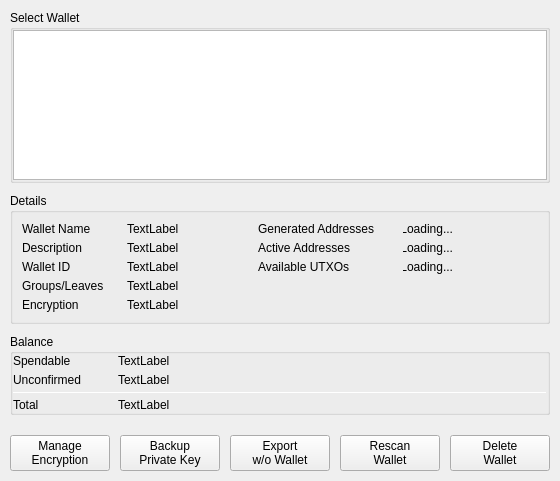
<?xml version="1.0" encoding="UTF-8"?>
<ui version="4.0">
 <class>WalletPropertiesNewDialog</class>
 <widget class="QDialog" name="WalletPropertiesNewDialog">
  <property name="geometry">
   <rect>
    <x>0</x>
    <y>0</y>
    <width>560</width>
    <height>475</height>
   </rect>
  </property>
  <property name="maximumSize">
   <size>
    <width>16777215</width>
    <height>16777215</height>
   </size>
  </property>
  <property name="windowTitle">
   <string>Wallet Properties</string>
  </property>
  <layout class="QVBoxLayout" name="verticalLayout">
   <property name="spacing">
    <number>0</number>
   </property>
   <property name="leftMargin">
    <number>0</number>
   </property>
   <property name="topMargin">
    <number>0</number>
   </property>
   <property name="rightMargin">
    <number>0</number>
   </property>
   <property name="bottomMargin">
    <number>0</number>
   </property>
   <item>
    <widget class="QWidget" name="wallet" native="true">
     <property name="sizePolicy">
      <sizepolicy hsizetype="Preferred" vsizetype="Expanding">
       <horstretch>0</horstretch>
       <verstretch>0</verstretch>
      </sizepolicy>
     </property>
     <layout class="QVBoxLayout" name="verticalLayout_8">
      <property name="spacing">
       <number>5</number>
      </property>
      <property name="leftMargin">
       <number>10</number>
      </property>
      <property name="topMargin">
       <number>10</number>
      </property>
      <property name="rightMargin">
       <number>10</number>
      </property>
      <property name="bottomMargin">
       <number>0</number>
      </property>
      <item>
       <widget class="QGroupBox" name="groupBox">
        <property name="sizePolicy">
         <sizepolicy hsizetype="Preferred" vsizetype="Expanding">
          <horstretch>0</horstretch>
          <verstretch>0</verstretch>
         </sizepolicy>
        </property>
        <property name="title">
         <string>Select Wallet</string>
        </property>
        <property name="wellGroupBoxWithButtonBar" stdset="0">
         <bool>true</bool>
        </property>
        <layout class="QVBoxLayout" name="verticalLayout_7">
         <property name="spacing">
          <number>5</number>
         </property>
         <property name="leftMargin">
          <number>0</number>
         </property>
         <property name="topMargin">
          <number>0</number>
         </property>
         <property name="rightMargin">
          <number>0</number>
         </property>
         <property name="bottomMargin">
          <number>0</number>
         </property>
         <item>
          <widget class="QTreeView" name="treeViewWallets">
           <property name="minimumSize">
            <size>
             <width>0</width>
             <height>150</height>
            </size>
           </property>
           <property name="alternatingRowColors">
            <bool>true</bool>
           </property>
           <property name="rootIsDecorated">
            <bool>true</bool>
           </property>
           <attribute name="headerStretchLastSection">
            <bool>true</bool>
           </attribute>
          </widget>
         </item>
        </layout>
       </widget>
      </item>
     </layout>
    </widget>
   </item>
   <item>
    <widget class="QFrame" name="details">
     <layout class="QVBoxLayout" name="verticalLayout_2" stretch="0">
      <property name="spacing">
       <number>15</number>
      </property>
      <property name="leftMargin">
       <number>10</number>
      </property>
      <property name="topMargin">
       <number>10</number>
      </property>
      <property name="rightMargin">
       <number>10</number>
      </property>
      <property name="bottomMargin">
       <number>10</number>
      </property>
      <item>
       <widget class="QGroupBox" name="groupBoxDetails">
        <property name="maximumSize">
         <size>
          <width>16777215</width>
          <height>16777215</height>
         </size>
        </property>
        <property name="sizeIncrement">
         <size>
          <width>0</width>
          <height>0</height>
         </size>
        </property>
        <property name="title">
         <string>Details</string>
        </property>
        <layout class="QHBoxLayout" name="horizontalLayout">
         <item>
          <widget class="QWidget" name="detailsFormLayout" native="true">
           <property name="sizePolicy">
            <sizepolicy hsizetype="Preferred" vsizetype="Fixed">
             <horstretch>0</horstretch>
             <verstretch>0</verstretch>
            </sizepolicy>
           </property>
           <layout class="QVBoxLayout" name="verticalLayout_5">
            <property name="spacing">
             <number>5</number>
            </property>
            <property name="leftMargin">
             <number>0</number>
            </property>
            <property name="topMargin">
             <number>0</number>
            </property>
            <property name="rightMargin">
             <number>0</number>
            </property>
            <property name="bottomMargin">
             <number>0</number>
            </property>
            <item>
             <widget class="QWidget" name="horizontalWidget_2" native="true">
              <property name="minimumSize">
               <size>
                <width>0</width>
                <height>0</height>
               </size>
              </property>
              <layout class="QHBoxLayout" name="horizontalLayout_3">
               <property name="spacing">
                <number>5</number>
               </property>
               <property name="leftMargin">
                <number>0</number>
               </property>
               <property name="topMargin">
                <number>0</number>
               </property>
               <property name="rightMargin">
                <number>0</number>
               </property>
               <property name="bottomMargin">
                <number>0</number>
               </property>
               <item>
                <widget class="QLabel" name="label_4">
                 <property name="sizePolicy">
                  <sizepolicy hsizetype="Fixed" vsizetype="Preferred">
                   <horstretch>0</horstretch>
                   <verstretch>0</verstretch>
                  </sizepolicy>
                 </property>
                 <property name="minimumSize">
                  <size>
                   <width>100</width>
                   <height>0</height>
                  </size>
                 </property>
                 <property name="text">
                  <string>Wallet Name</string>
                 </property>
                </widget>
               </item>
               <item>
                <widget class="QLabel" name="labelWalletName">
                 <property name="text">
                  <string>TextLabel</string>
                 </property>
                 <property name="whiteLabel" stdset="0">
                  <bool>true</bool>
                 </property>
                </widget>
               </item>
              </layout>
             </widget>
            </item>
            <item>
             <widget class="QWidget" name="horizontalWidget1" native="true">
              <property name="minimumSize">
               <size>
                <width>0</width>
                <height>0</height>
               </size>
              </property>
              <layout class="QHBoxLayout" name="horizontalLayout_4">
               <property name="spacing">
                <number>5</number>
               </property>
               <property name="leftMargin">
                <number>0</number>
               </property>
               <property name="topMargin">
                <number>0</number>
               </property>
               <property name="rightMargin">
                <number>0</number>
               </property>
               <property name="bottomMargin">
                <number>0</number>
               </property>
               <item>
                <widget class="QLabel" name="label_5">
                 <property name="sizePolicy">
                  <sizepolicy hsizetype="Fixed" vsizetype="Preferred">
                   <horstretch>0</horstretch>
                   <verstretch>0</verstretch>
                  </sizepolicy>
                 </property>
                 <property name="minimumSize">
                  <size>
                   <width>100</width>
                   <height>0</height>
                  </size>
                 </property>
                 <property name="text">
                  <string>Description</string>
                 </property>
                </widget>
               </item>
               <item>
                <widget class="QLabel" name="labelDescription">
                 <property name="text">
                  <string>TextLabel</string>
                 </property>
                 <property name="wordWrap">
                  <bool>true</bool>
                 </property>
                 <property name="whiteLabel" stdset="0">
                  <bool>true</bool>
                 </property>
                </widget>
               </item>
              </layout>
             </widget>
            </item>
            <item>
             <widget class="QWidget" name="horizontalWidget2" native="true">
              <property name="minimumSize">
               <size>
                <width>0</width>
                <height>0</height>
               </size>
              </property>
              <layout class="QHBoxLayout" name="horizontalLayout_5">
               <property name="spacing">
                <number>5</number>
               </property>
               <property name="leftMargin">
                <number>0</number>
               </property>
               <property name="topMargin">
                <number>0</number>
               </property>
               <property name="rightMargin">
                <number>0</number>
               </property>
               <property name="bottomMargin">
                <number>0</number>
               </property>
               <item>
                <widget class="QLabel" name="label_6">
                 <property name="sizePolicy">
                  <sizepolicy hsizetype="Fixed" vsizetype="Preferred">
                   <horstretch>0</horstretch>
                   <verstretch>0</verstretch>
                  </sizepolicy>
                 </property>
                 <property name="minimumSize">
                  <size>
                   <width>100</width>
                   <height>0</height>
                  </size>
                 </property>
                 <property name="text">
                  <string>Wallet ID</string>
                 </property>
                </widget>
               </item>
               <item>
                <widget class="QLabel" name="labelWalletId">
                 <property name="text">
                  <string>TextLabel</string>
                 </property>
                 <property name="whiteLabel" stdset="0">
                  <bool>true</bool>
                 </property>
                </widget>
               </item>
              </layout>
             </widget>
            </item>
            <item>
             <widget class="QWidget" name="horizontalWidgetUsedAddresses" native="true">
              <property name="minimumSize">
               <size>
                <width>0</width>
                <height>0</height>
               </size>
              </property>
              <layout class="QHBoxLayout" name="horizontalLayout_8">
               <property name="spacing">
                <number>5</number>
               </property>
               <property name="leftMargin">
                <number>0</number>
               </property>
               <property name="topMargin">
                <number>0</number>
               </property>
               <property name="rightMargin">
                <number>0</number>
               </property>
               <property name="bottomMargin">
                <number>0</number>
               </property>
               <item>
                <widget class="QLabel" name="labelGroups">
                 <property name="sizePolicy">
                  <sizepolicy hsizetype="Fixed" vsizetype="Preferred">
                   <horstretch>0</horstretch>
                   <verstretch>0</verstretch>
                  </sizepolicy>
                 </property>
                 <property name="minimumSize">
                  <size>
                   <width>100</width>
                   <height>0</height>
                  </size>
                 </property>
                 <property name="text">
                  <string>Groups/Leaves</string>
                 </property>
                </widget>
               </item>
               <item>
                <widget class="QLabel" name="labelGroupsUsed">
                 <property name="text">
                  <string>TextLabel</string>
                 </property>
                 <property name="whiteLabel" stdset="0">
                  <bool>true</bool>
                 </property>
                </widget>
               </item>
              </layout>
             </widget>
            </item>
            <item>
             <widget class="QWidget" name="horizontalWidgetEncRank" native="true">
              <property name="minimumSize">
               <size>
                <width>0</width>
                <height>0</height>
               </size>
              </property>
              <layout class="QHBoxLayout" name="horizontalLayout_6">
               <property name="spacing">
                <number>5</number>
               </property>
               <property name="leftMargin">
                <number>0</number>
               </property>
               <property name="topMargin">
                <number>0</number>
               </property>
               <property name="rightMargin">
                <number>0</number>
               </property>
               <property name="bottomMargin">
                <number>0</number>
               </property>
               <item>
                <widget class="QLabel" name="label_7">
                 <property name="sizePolicy">
                  <sizepolicy hsizetype="Fixed" vsizetype="Preferred">
                   <horstretch>0</horstretch>
                   <verstretch>0</verstretch>
                  </sizepolicy>
                 </property>
                 <property name="minimumSize">
                  <size>
                   <width>100</width>
                   <height>0</height>
                  </size>
                 </property>
                 <property name="text">
                  <string>Encryption</string>
                 </property>
                </widget>
               </item>
               <item>
                <widget class="QLabel" name="labelEncRank">
                 <property name="text">
                  <string>TextLabel</string>
                 </property>
                 <property name="whiteLabel" stdset="0">
                  <bool>true</bool>
                 </property>
                </widget>
               </item>
              </layout>
             </widget>
            </item>
           </layout>
          </widget>
         </item>
         <item>
          <widget class="QWidget" name="detailsFormLayout_2" native="true">
           <property name="sizePolicy">
            <sizepolicy hsizetype="Preferred" vsizetype="Fixed">
             <horstretch>0</horstretch>
             <verstretch>0</verstretch>
            </sizepolicy>
           </property>
           <layout class="QVBoxLayout" name="verticalLayout_9">
            <property name="spacing">
             <number>5</number>
            </property>
            <property name="leftMargin">
             <number>0</number>
            </property>
            <property name="topMargin">
             <number>0</number>
            </property>
            <property name="rightMargin">
             <number>0</number>
            </property>
            <property name="bottomMargin">
             <number>0</number>
            </property>
            <item>
             <widget class="QWidget" name="horizontalWidget_3" native="true">
              <property name="minimumSize">
               <size>
                <width>0</width>
                <height>0</height>
               </size>
              </property>
              <layout class="QHBoxLayout" name="horizontalLayout_7">
               <property name="spacing">
                <number>5</number>
               </property>
               <property name="leftMargin">
                <number>0</number>
               </property>
               <property name="topMargin">
                <number>0</number>
               </property>
               <property name="rightMargin">
                <number>0</number>
               </property>
               <property name="bottomMargin">
                <number>0</number>
               </property>
               <item>
                <widget class="QLabel" name="label_8">
                 <property name="sizePolicy">
                  <sizepolicy hsizetype="Fixed" vsizetype="Preferred">
                   <horstretch>0</horstretch>
                   <verstretch>0</verstretch>
                  </sizepolicy>
                 </property>
                 <property name="minimumSize">
                  <size>
                   <width>140</width>
                   <height>0</height>
                  </size>
                 </property>
                 <property name="maximumSize">
                  <size>
                   <width>140</width>
                   <height>16777215</height>
                  </size>
                 </property>
                 <property name="text">
                  <string>Generated Addresses</string>
                 </property>
                </widget>
               </item>
               <item>
                <widget class="QLabel" name="labelAddressesUsed">
                 <property name="maximumSize">
                  <size>
                   <width>50</width>
                   <height>16777215</height>
                  </size>
                 </property>
                 <property name="text">
                  <string>Loading...</string>
                 </property>
                 <property name="alignment">
                  <set>Qt::AlignRight|Qt::AlignTrailing|Qt::AlignVCenter</set>
                 </property>
                 <property name="whiteLabel" stdset="0">
                  <bool>true</bool>
                 </property>
                </widget>
               </item>
               <item>
                <widget class="QLabel" name="label_11">
                 <property name="minimumSize">
                  <size>
                   <width>80</width>
                   <height>0</height>
                  </size>
                 </property>
                 <property name="text">
                  <string/>
                 </property>
                </widget>
               </item>
              </layout>
             </widget>
            </item>
            <item>
             <widget class="QWidget" name="horizontalWidget1_2" native="true">
              <property name="minimumSize">
               <size>
                <width>0</width>
                <height>0</height>
               </size>
              </property>
              <layout class="QHBoxLayout" name="horizontalLayout_12">
               <property name="spacing">
                <number>5</number>
               </property>
               <property name="leftMargin">
                <number>0</number>
               </property>
               <property name="topMargin">
                <number>0</number>
               </property>
               <property name="rightMargin">
                <number>0</number>
               </property>
               <property name="bottomMargin">
                <number>0</number>
               </property>
               <item>
                <widget class="QLabel" name="label_9">
                 <property name="sizePolicy">
                  <sizepolicy hsizetype="Fixed" vsizetype="Preferred">
                   <horstretch>0</horstretch>
                   <verstretch>0</verstretch>
                  </sizepolicy>
                 </property>
                 <property name="minimumSize">
                  <size>
                   <width>140</width>
                   <height>0</height>
                  </size>
                 </property>
                 <property name="maximumSize">
                  <size>
                   <width>140</width>
                   <height>16777215</height>
                  </size>
                 </property>
                 <property name="text">
                  <string>Active Addresses</string>
                 </property>
                </widget>
               </item>
               <item>
                <widget class="QLabel" name="labelAddressesActive">
                 <property name="maximumSize">
                  <size>
                   <width>50</width>
                   <height>16777215</height>
                  </size>
                 </property>
                 <property name="text">
                  <string>Loading...</string>
                 </property>
                 <property name="alignment">
                  <set>Qt::AlignRight|Qt::AlignTrailing|Qt::AlignVCenter</set>
                 </property>
                 <property name="wordWrap">
                  <bool>true</bool>
                 </property>
                 <property name="whiteLabel" stdset="0">
                  <bool>true</bool>
                 </property>
                </widget>
               </item>
               <item>
                <widget class="QLabel" name="label_12">
                 <property name="minimumSize">
                  <size>
                   <width>80</width>
                   <height>0</height>
                  </size>
                 </property>
                 <property name="text">
                  <string/>
                 </property>
                </widget>
               </item>
              </layout>
             </widget>
            </item>
            <item>
             <widget class="QWidget" name="horizontalWidget2_2" native="true">
              <property name="minimumSize">
               <size>
                <width>0</width>
                <height>0</height>
               </size>
              </property>
              <layout class="QHBoxLayout" name="horizontalLayout_13">
               <property name="spacing">
                <number>5</number>
               </property>
               <property name="leftMargin">
                <number>0</number>
               </property>
               <property name="topMargin">
                <number>0</number>
               </property>
               <property name="rightMargin">
                <number>0</number>
               </property>
               <property name="bottomMargin">
                <number>0</number>
               </property>
               <item>
                <widget class="QLabel" name="label_10">
                 <property name="sizePolicy">
                  <sizepolicy hsizetype="Fixed" vsizetype="Preferred">
                   <horstretch>0</horstretch>
                   <verstretch>0</verstretch>
                  </sizepolicy>
                 </property>
                 <property name="minimumSize">
                  <size>
                   <width>140</width>
                   <height>0</height>
                  </size>
                 </property>
                 <property name="maximumSize">
                  <size>
                   <width>140</width>
                   <height>16777215</height>
                  </size>
                 </property>
                 <property name="text">
                  <string>Available UTXOs</string>
                 </property>
                </widget>
               </item>
               <item>
                <widget class="QLabel" name="labelUTXOs">
                 <property name="maximumSize">
                  <size>
                   <width>50</width>
                   <height>16777215</height>
                  </size>
                 </property>
                 <property name="text">
                  <string>Loading...</string>
                 </property>
                 <property name="alignment">
                  <set>Qt::AlignRight|Qt::AlignTrailing|Qt::AlignVCenter</set>
                 </property>
                 <property name="whiteLabel" stdset="0">
                  <bool>true</bool>
                 </property>
                </widget>
               </item>
               <item>
                <widget class="QLabel" name="label_13">
                 <property name="minimumSize">
                  <size>
                   <width>80</width>
                   <height>0</height>
                  </size>
                 </property>
                 <property name="text">
                  <string/>
                 </property>
                </widget>
               </item>
              </layout>
             </widget>
            </item>
            <item>
             <widget class="QLabel" name="label_14">
              <property name="text">
               <string/>
              </property>
             </widget>
            </item>
            <item>
             <widget class="QLabel" name="label_15">
              <property name="text">
               <string/>
              </property>
             </widget>
            </item>
           </layout>
          </widget>
         </item>
        </layout>
       </widget>
      </item>
     </layout>
    </widget>
   </item>
   <item>
    <widget class="QWidget" name="balanceWidget" native="true">
     <property name="minimumSize">
      <size>
       <width>0</width>
       <height>0</height>
      </size>
     </property>
     <property name="darkOverlay" stdset="0">
      <bool>true</bool>
     </property>
     <layout class="QVBoxLayout" name="verticalLayout_6">
      <property name="spacing">
       <number>5</number>
      </property>
      <property name="leftMargin">
       <number>10</number>
      </property>
      <property name="topMargin">
       <number>0</number>
      </property>
      <property name="rightMargin">
       <number>10</number>
      </property>
      <property name="bottomMargin">
       <number>10</number>
      </property>
      <item>
       <widget class="QGroupBox" name="groupBoxBalance">
        <property name="title">
         <string>Balance</string>
        </property>
        <layout class="QVBoxLayout" name="verticalLayout_3">
         <property name="spacing">
          <number>5</number>
         </property>
         <property name="leftMargin">
          <number>0</number>
         </property>
         <property name="topMargin">
          <number>0</number>
         </property>
         <property name="rightMargin">
          <number>0</number>
         </property>
         <property name="bottomMargin">
          <number>0</number>
         </property>
         <item>
          <widget class="QWidget" name="widget" native="true">
           <property name="sizePolicy">
            <sizepolicy hsizetype="Preferred" vsizetype="Fixed">
             <horstretch>0</horstretch>
             <verstretch>0</verstretch>
            </sizepolicy>
           </property>
           <layout class="QVBoxLayout" name="balanceFormLayout">
            <property name="spacing">
             <number>5</number>
            </property>
            <property name="leftMargin">
             <number>0</number>
            </property>
            <property name="topMargin">
             <number>0</number>
            </property>
            <property name="rightMargin">
             <number>0</number>
            </property>
            <property name="bottomMargin">
             <number>0</number>
            </property>
            <item>
             <widget class="QWidget" name="horizontalWidget6" native="true">
              <property name="minimumSize">
               <size>
                <width>0</width>
                <height>0</height>
               </size>
              </property>
              <layout class="QHBoxLayout" name="horizontalLayout_9">
               <property name="spacing">
                <number>5</number>
               </property>
               <property name="leftMargin">
                <number>0</number>
               </property>
               <property name="topMargin">
                <number>0</number>
               </property>
               <property name="rightMargin">
                <number>0</number>
               </property>
               <property name="bottomMargin">
                <number>0</number>
               </property>
               <item>
                <widget class="QLabel" name="label">
                 <property name="minimumSize">
                  <size>
                   <width>100</width>
                   <height>0</height>
                  </size>
                 </property>
                 <property name="maximumSize">
                  <size>
                   <width>100</width>
                   <height>16777215</height>
                  </size>
                 </property>
                 <property name="text">
                  <string>Spendable</string>
                 </property>
                </widget>
               </item>
               <item>
                <widget class="QLabel" name="labelSpendable">
                 <property name="text">
                  <string>TextLabel</string>
                 </property>
                 <property name="whiteLabel" stdset="0">
                  <bool>true</bool>
                 </property>
                </widget>
               </item>
              </layout>
             </widget>
            </item>
            <item>
             <widget class="QWidget" name="horizontalWidget7" native="true">
              <layout class="QHBoxLayout" name="horizontalLayout_10">
               <property name="spacing">
                <number>5</number>
               </property>
               <property name="leftMargin">
                <number>0</number>
               </property>
               <property name="topMargin">
                <number>0</number>
               </property>
               <property name="rightMargin">
                <number>0</number>
               </property>
               <property name="bottomMargin">
                <number>0</number>
               </property>
               <item>
                <widget class="QLabel" name="label_2">
                 <property name="minimumSize">
                  <size>
                   <width>100</width>
                   <height>0</height>
                  </size>
                 </property>
                 <property name="maximumSize">
                  <size>
                   <width>100</width>
                   <height>16777215</height>
                  </size>
                 </property>
                 <property name="text">
                  <string>Unсonfirmed</string>
                 </property>
                </widget>
               </item>
               <item>
                <widget class="QLabel" name="labelUnconfirmed">
                 <property name="text">
                  <string>TextLabel</string>
                 </property>
                 <property name="whiteLabel" stdset="0">
                  <bool>true</bool>
                 </property>
                </widget>
               </item>
              </layout>
             </widget>
            </item>
            <item>
             <widget class="Line" name="line">
              <property name="minimumSize">
               <size>
                <width>0</width>
                <height>1</height>
               </size>
              </property>
              <property name="maximumSize">
               <size>
                <width>16777215</width>
                <height>1</height>
               </size>
              </property>
              <property name="orientation">
               <enum>Qt::Horizontal</enum>
              </property>
              <property name="totalLine" stdset="0">
               <bool>true</bool>
              </property>
             </widget>
            </item>
            <item>
             <widget class="QWidget" name="horizontalWidget" native="true">
              <layout class="QHBoxLayout" name="horizontalLayout_11">
               <property name="spacing">
                <number>5</number>
               </property>
               <property name="leftMargin">
                <number>0</number>
               </property>
               <property name="topMargin">
                <number>0</number>
               </property>
               <property name="rightMargin">
                <number>0</number>
               </property>
               <property name="bottomMargin">
                <number>0</number>
               </property>
               <item>
                <widget class="QLabel" name="label_3">
                 <property name="minimumSize">
                  <size>
                   <width>100</width>
                   <height>0</height>
                  </size>
                 </property>
                 <property name="maximumSize">
                  <size>
                   <width>100</width>
                   <height>16777215</height>
                  </size>
                 </property>
                 <property name="text">
                  <string>Total</string>
                 </property>
                </widget>
               </item>
               <item>
                <widget class="QLabel" name="labelTotal">
                 <property name="text">
                  <string>TextLabel</string>
                 </property>
                 <property name="whiteLabel" stdset="0">
                  <bool>true</bool>
                 </property>
                </widget>
               </item>
              </layout>
             </widget>
            </item>
           </layout>
          </widget>
         </item>
        </layout>
       </widget>
      </item>
     </layout>
    </widget>
   </item>
   <item>
    <widget class="QWidget" name="buttonBar" native="true">
     <property name="sizePolicy">
      <sizepolicy hsizetype="Preferred" vsizetype="Fixed">
       <horstretch>0</horstretch>
       <verstretch>0</verstretch>
      </sizepolicy>
     </property>
     <property name="minimumSize">
      <size>
       <width>0</width>
       <height>0</height>
      </size>
     </property>
     <property name="buttonBar" stdset="0">
      <bool>true</bool>
     </property>
     <layout class="QHBoxLayout" name="horizontalLayout_2">
      <property name="spacing">
       <number>10</number>
      </property>
      <property name="leftMargin">
       <number>10</number>
      </property>
      <property name="topMargin">
       <number>10</number>
      </property>
      <property name="rightMargin">
       <number>10</number>
      </property>
      <property name="bottomMargin">
       <number>10</number>
      </property>
      <item alignment="Qt::AlignLeft">
       <widget class="QPushButton" name="manageEncryptionButton">
        <property name="sizePolicy">
         <sizepolicy hsizetype="Expanding" vsizetype="Expanding">
          <horstretch>0</horstretch>
          <verstretch>0</verstretch>
         </sizepolicy>
        </property>
        <property name="minimumSize">
         <size>
          <width>100</width>
          <height>35</height>
         </size>
        </property>
        <property name="maximumSize">
         <size>
          <width>150</width>
          <height>45</height>
         </size>
        </property>
        <property name="text">
         <string>Manage
Encryption</string>
        </property>
        <property name="iconSize">
         <size>
          <width>22</width>
          <height>22</height>
         </size>
        </property>
        <property name="autoDefault">
         <bool>false</bool>
        </property>
       </widget>
      </item>
      <item alignment="Qt::AlignLeft">
       <widget class="QPushButton" name="backupButton">
        <property name="sizePolicy">
         <sizepolicy hsizetype="Expanding" vsizetype="Expanding">
          <horstretch>0</horstretch>
          <verstretch>0</verstretch>
         </sizepolicy>
        </property>
        <property name="minimumSize">
         <size>
          <width>100</width>
          <height>35</height>
         </size>
        </property>
        <property name="maximumSize">
         <size>
          <width>150</width>
          <height>45</height>
         </size>
        </property>
        <property name="text">
         <string>Backup
Private Key</string>
        </property>
        <property name="iconSize">
         <size>
          <width>22</width>
          <height>22</height>
         </size>
        </property>
        <property name="autoDefault">
         <bool>false</bool>
        </property>
       </widget>
      </item>
      <item alignment="Qt::AlignLeft">
       <widget class="QPushButton" name="exportButton">
        <property name="sizePolicy">
         <sizepolicy hsizetype="Expanding" vsizetype="Expanding">
          <horstretch>0</horstretch>
          <verstretch>0</verstretch>
         </sizepolicy>
        </property>
        <property name="minimumSize">
         <size>
          <width>100</width>
          <height>35</height>
         </size>
        </property>
        <property name="maximumSize">
         <size>
          <width>150</width>
          <height>45</height>
         </size>
        </property>
        <property name="text">
         <string>Export
w/o Wallet</string>
        </property>
        <property name="iconSize">
         <size>
          <width>22</width>
          <height>22</height>
         </size>
        </property>
        <property name="autoDefault">
         <bool>false</bool>
        </property>
       </widget>
      </item>
      <item>
       <widget class="QPushButton" name="rescanButton">
        <property name="sizePolicy">
         <sizepolicy hsizetype="Expanding" vsizetype="Expanding">
          <horstretch>0</horstretch>
          <verstretch>0</verstretch>
         </sizepolicy>
        </property>
        <property name="minimumSize">
         <size>
          <width>100</width>
          <height>35</height>
         </size>
        </property>
        <property name="maximumSize">
         <size>
          <width>150</width>
          <height>45</height>
         </size>
        </property>
        <property name="text">
         <string>Rescan
Wallet</string>
        </property>
        <property name="iconSize">
         <size>
          <width>22</width>
          <height>22</height>
         </size>
        </property>
        <property name="autoDefault">
         <bool>false</bool>
        </property>
       </widget>
      </item>
      <item alignment="Qt::AlignRight">
       <widget class="QPushButton" name="deleteButton">
        <property name="enabled">
         <bool>true</bool>
        </property>
        <property name="sizePolicy">
         <sizepolicy hsizetype="Expanding" vsizetype="Expanding">
          <horstretch>0</horstretch>
          <verstretch>0</verstretch>
         </sizepolicy>
        </property>
        <property name="minimumSize">
         <size>
          <width>100</width>
          <height>35</height>
         </size>
        </property>
        <property name="maximumSize">
         <size>
          <width>150</width>
          <height>45</height>
         </size>
        </property>
        <property name="text">
         <string>Delete
Wallet</string>
        </property>
        <property name="iconSize">
         <size>
          <width>22</width>
          <height>22</height>
         </size>
        </property>
        <property name="autoDefault">
         <bool>false</bool>
        </property>
        <property name="buttonImportant" stdset="0">
         <bool>true</bool>
        </property>
       </widget>
      </item>
     </layout>
    </widget>
   </item>
  </layout>
 </widget>
 <resources/>
 <connections/>
</ui>
